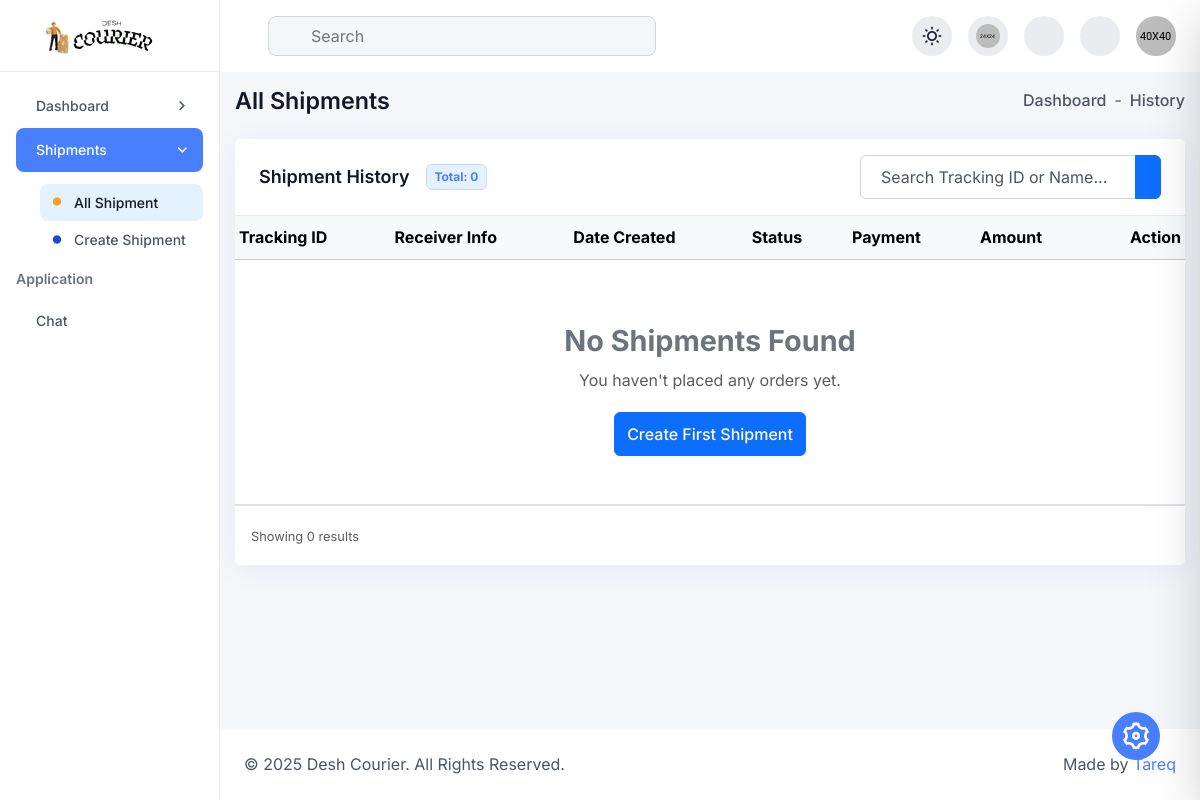
/dashboard/all_shipments.php (signed in), run on an earlier commit of the app's database.
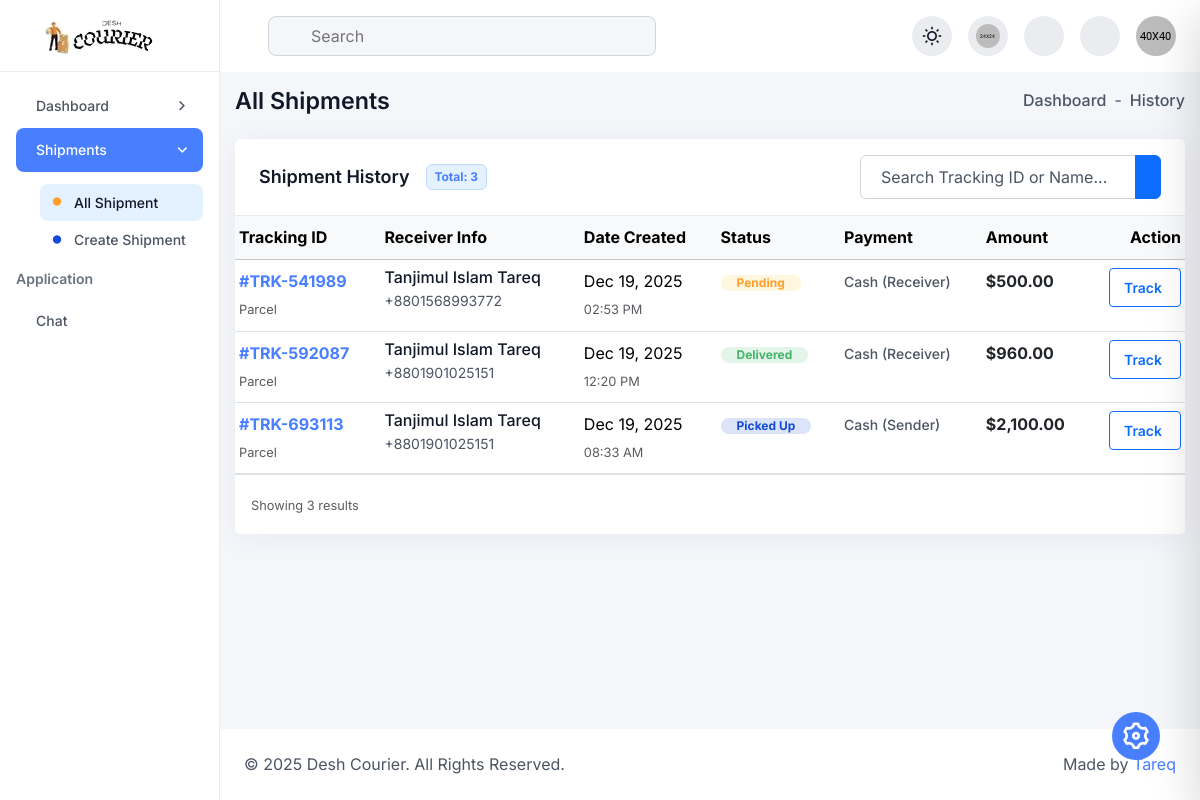
And on a later commit of the database.
### tables this page shows
CREATE TABLE `parcels` (
  `parcel_id` int(11) NOT NULL,
  `tracking_number` varchar(50) NOT NULL,
  `parcel_type` enum('Parcel','Document') DEFAULT 'Parcel',
  `sender_name` varchar(100) NOT NULL,
  `sender_phone` varchar(20) NOT NULL,
  `sender_address` text NOT NULL,
  `receiver_name` varchar(100) NOT NULL,
  `receiver_phone` varchar(20) NOT NULL,
  `receiver_address` text NOT NULL,
  `weight_kg` decimal(5,2) DEFAULT NULL,
  `delivery_type` enum('standard','express','same_day') DEFAULT 'standard',
  `price` decimal(10,2) NOT NULL,
  `payment_method` varchar(50) DEFAULT 'Cash (Receiver)',
  `current_status` enum('pending','picked_up','in_transit','out_for_delivery','delivered','returned','cancelled') DEFAULT 'pending',
  `assigned_courier_id` int(11) DEFAULT NULL,
  `branch_id` int(11) DEFAULT NULL,
  `created_at` timestamp NOT NULL DEFAULT current_timestamp(),
  `updated_at` timestamp NOT NULL DEFAULT current_timestamp() ON UPDATE current_timestamp()
);

### dashboard/all_shipments.php (the view, shortened to what the changed rows need)
<?php
require 'db.php';
$user_id = $_SESSION['user_id'];
try {
    $stmt = $pdo->prepare("SELECT phone FROM users WHERE user_id = ?");
    $stmt->execute([$user_id]);
    $user = $stmt->fetch(PDO::FETCH_ASSOC);
    $userPhone = $user['phone'] ?? '';
} catch (Exception $e) {
    die("Database Error");
}
$shipments = [];
if (!empty($userPhone)) {
    try {
        $sql = "SELECT * FROM parcels WHERE sender_phone = ?";
        $params = [$userPhone];
        $sql .= " ORDER BY created_at DESC";
        $stmt = $pdo->prepare($sql);
        $stmt->execute($params);
        $shipments = $stmt->fetchAll(PDO::FETCH_ASSOC);
    } catch (Exception $e) {
        $shipments = [];
    }
}
?>
<?php include "inc/header.php"?>
<div class="dashboard-main-body">
    <div class="card h-100 p-0 radius-12">
        <div class="card-header border-bottom bg-base py-16 px-24 d-flex align-items-center flex-wrap gap-3 justify-content-between">
            <div class="d-flex align-items-center flex-wrap gap-3">
                <h5 class="card-title mb-0">Shipment History</h5>
                <span class="badge bg-primary-50 text-primary-600 border border-primary-100 round-4 lh-sm">
                    Total: <?= count($shipments) ?>
                </span>
            </div>
        </div>
        <div class="card-body p-0">
            <div class="table-responsive">
                <table class="table table-hover align-middle mb-0">
                    <thead class="table-light">
                        <tr>
                            <th scope="col" class="ps-4">Tracking ID</th>
                            <th scope="col">Receiver Info</th>
                            <th scope="col">Date Created</th>
                            <th scope="col">Status</th>
                            <th scope="col">Payment</th>
                            <th scope="col">Amount</th>
                            <th scope="col" class="text-end pe-4">Action</th>
                        </tr>
                    </thead>
                    <tbody>
                        <?php if (count($shipments) > 0): ?>
                            <?php foreach ($shipments as $row): ?>
                                <tr>
                                    <td class="ps-4">
                                        <span class="text-primary-600 fw-bold">#<?= $row['tracking_number'] ?></span>
                                        <br>
                                        <small class="text-muted"><?= $row['parcel_type'] ?></small>
                                    </td>
                                    <td>
                                        <h6 class="text-md mb-0 fw-medium"><?= htmlspecialchars($row['receiver_name']) ?></h6>
                                        <span class="text-sm text-secondary-light"><?= htmlspecialchars($row['receiver_phone']) ?></span>
                                    </td>
                                    <td>
                                        <?= date('M d, Y', strtotime($row['created_at'])) ?>
                                        <br>
                                        <small class="text-muted"><?= date('h:i A', strtotime($row['created_at'])) ?></small>
                                    </td>
                                    <td>
                                        <?php
                                            $st = $row['current_status'];
                                            $badgeClass = 'bg-secondary-focus text-secondary-main';
                                            if($st == 'pending') $badgeClass = 'bg-warning-focus text-warning-main';
                                            elseif($st == 'picked_up') $badgeClass = 'bg-info-focus text-info-main';
                                            elseif($st == 'in_transit') $badgeClass = 'bg-primary-focus text-primary-main';
                                            elseif($st == 'delivered') $badgeClass = 'bg-success-focus text-success-main';
                                            elseif($st == 'cancelled' || $st == 'returned') $badgeClass = 'bg-danger-focus text-danger-main';
                                        ?>
                                        <span class="badge rounded-pill <?= $badgeClass ?> px-3 py-2 fw-bold text-capitalize">
                                            <?= str_replace('_', ' ', $st) ?>
                                        </span>
                                    </td>
                                    <td>
                                        <span class="text-sm fw-medium text-secondary-light">
                                            <?= htmlspecialchars($row['payment_method']) ?>
                                        </span>
                                    </td>
                                    <td>
                                        <span class="text-md fw-bold text-dark">
                                            $<?= number_format($row['price'], 2) ?>
                                        </span>
                                    </td>
                                    <td class="text-end pe-4">
                                        <a href="track.php?id=<?= $row['tracking_number'] ?>" class="btn btn-sm btn-outline-primary fw-semibold d-inline-flex align-items-center gap-1">
                                            Track <iconify-icon icon="solar:arrow-right-linear"></iconify-icon>
                                        </a>
                                    </td>
                                </tr>
                            <?php endforeach; ?>
                        <?php else: ?>
                            <tr>
                                <td colspan="7" class="text-center py-5">
                                    <div class="d-flex flex-column align-items-center justify-content-center">
                                        <h5 class="text-secondary fw-bold">No Shipments Found</h5>
                                        <p class="text-muted">You haven't placed any orders yet.</p>
                                        <a href="create_parcel.php" class="btn btn-primary mt-2">Create First Shipment</a>
                                    </div>
                                </td>
                            </tr>
                        <?php endif; ?>
                    </tbody>
                </table>
            </div>
        </div>
        <div class="card-footer py-3 bg-white border-top">
            <small class="text-muted">Showing <?= count($shipments) ?> results</small>
        </div>
    </div>
</div>
<?php include "inc/footer.php"?>

What changed in the data, as far as the page shows it:
added parcels: tracking_number "TRK-541989", parcel_type "Parcel", receiver_name "Tanjimul Islam Tareq", receiver_phone "+8801568993772", created_at "Dec 19, 2025", created_at "02:53 PM", current_status "Pending", payment_method "Cash (Receiver)", price "500.00"
added parcels: tracking_number "TRK-592087", parcel_type "Parcel", receiver_name "Tanjimul Islam Tareq", receiver_phone "+8801901025151", created_at "Dec 19, 2025", created_at "12:20 PM", current_status "Delivered", payment_method "Cash (Receiver)", price "960.00"
added parcels: tracking_number "TRK-693113", parcel_type "Parcel", receiver_name "Tanjimul Islam Tareq", receiver_phone "+8801901025151", created_at "Dec 19, 2025", created_at "08:33 AM", current_status "Picked Up", payment_method "Cash (Sender)", price "2,100.00"
Also different on the page:
count($shipments): "0" → "3"
text no longer shown: "No Shipments Found You haven't placed any orders yet. Create First Shipment"
